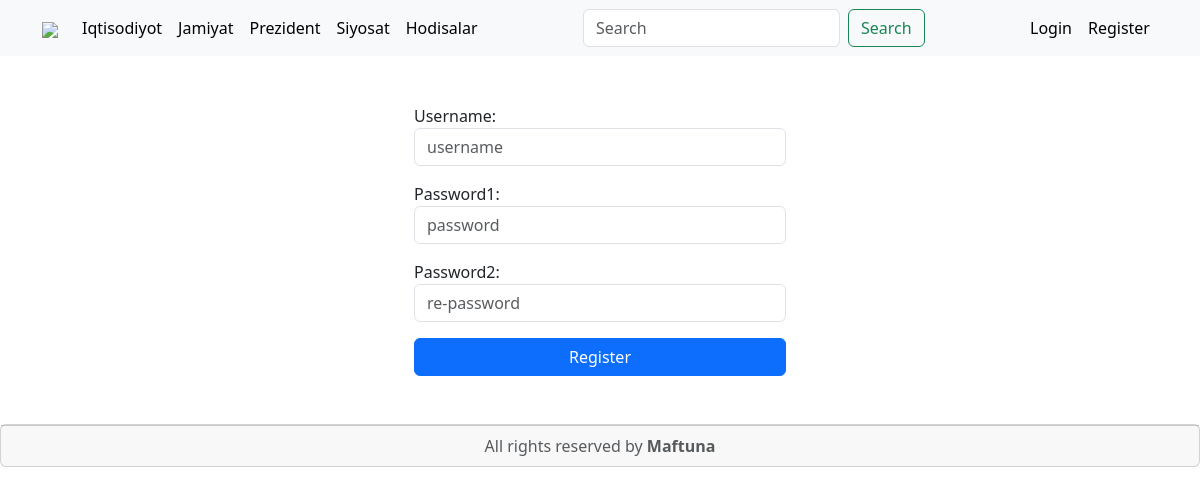
Screenshot of /register/ with the database file from the repository.
### blog/models.py (models this page shows, shortened)
class Category(models.Model):
    title = models.CharField(max_length=50)

### blog/views.py (the view)
# urls.py: path('register/', register, name='register'),
def register(request):
    if request.method == "POST":
        form = RegisterForm(data=request.POST)
        if form.is_valid():
            user = form.save()
            return redirect("login")
    else:
        form= RegisterForm()
    context = {
        "title": "Register",
        "form": form
    }
    return render(request,"blog/register.html",context)

### blog/forms.py
class RegisterForm(UserCreationForm):
    username = forms.CharField(widget=forms.TextInput(attrs={
        "class": "form-control",
        "placeholder": "username"
    }))
    password1 = forms.CharField(widget=forms.PasswordInput(attrs={
        "class": "form-control",
        "placeholder": "password"
    }))
    password2 = forms.CharField(widget=forms.PasswordInput(attrs={
        "class": "form-control",
        "placeholder": "re-password"
    }))
    class Meta:
        model = User
        fields = ["username","password1","password2"]

### blog/templatetags/blogtags.py (called while the page is built)
@register.simple_tag()
def get_categories():
    categories = Category.objects.all()
    return categories

### blog/templates/blog/register.html (shortened to what this page needs)
{% extends 'base.html' %}
{% block main %}
<div class = "container d-flex justify-content-center">
    <form class="my-5 col-4 d-flex flex-column" method="post">
      {{form.as_p}}
        <button class="btn btn-primary" type="submit">Register</button>
    </form>
</div>
{% endblock main %}

### templates/components/navbar.html (shortened to what this page needs)
{% load blogtags %}
{% get_categories as categories %}
 <nav class="navbar navbar-expand-lg bg-body-tertiary">
  <div class="container">
    <a class="navbar-brand" href="{%url 'home'%}">
      <img src="https://kun.uz/assets/66844a27/img/icons/logo-light.svg">
    </a>
    <div class="collapse navbar-collapse justify-content-between" id="navbarSupportedContent">
      <ul class="navbar-nav  mb-2 mb-lg-0">
        {% for category in categories %}
        <li class="nav-item">
          <a class="nav-link active" aria-current="page" href="{%url 'category' category.pk %}">{{category.title}}</a>
        </li>
        {% endfor %}
      </ul>
      <form class="d-flex" role="search" action="{% url 'search' %}" method="get">
        <input name="q" class="form-control me-2" type="search" placeholder="Search" aria-label="Search"/>
        <button class="btn btn-outline-success" type="submit">Search</button>
      </form>
      <ul class="navbar-nav  mb-2 mb-lg-0">
        {% if not request.user.is_authenticated%}
        <li class="nav-item">
          <a class="nav-link active" aria-current="page" href="{%url 'login' %}">Login</a>
        </li>
        <li class="nav-item">
          <a class="nav-link active" aria-current="page" href="{%url 'register' %}">Register</a>
        </li>
        {% endif%}
      </ul>
    </div>
  </div>
</nav>

### rows the page displays
Category: title "Iqtisodiyot"
Category: title "Jamiyat"
Category: title "Prezident"
Category: title "Siyosat"
Category: title "Hodisalar"
